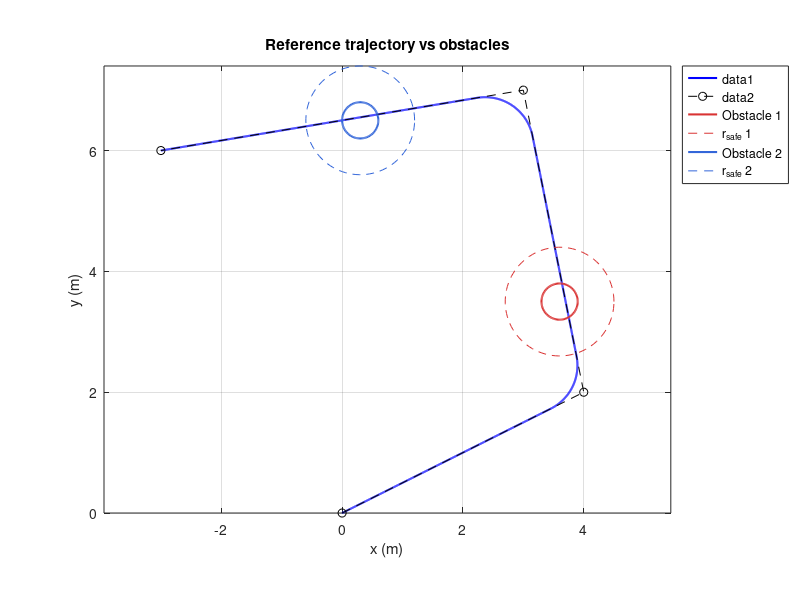

Here is the MATLAB script that generated this plot:
%% generate_trajMatrix.m
% Builds a smooth, dynamically feasible reference trajectory for the
% Pioneer 3DX model from the sparse waypoint list, in the same spirit as
% the parking model's trajMatrix (dense table, one row per sample).
%
%   trajMatrix = [t, x_d, y_d, theta_d, v_d, omega_d]      (N x 6)
%
% Construction:
%   1. Corners of the waypoint polyline are replaced by circular fillet
%      arcs of radius Rc  -> C1 path, bounded curvature (feasible for a
%      differential-drive robot).
%   2. A trapezoidal speed profile (accel aMax, cruise vCruise, decel to
%      zero at the end) parameterizes the path in time.
%   3. omega_d = v_d * kappa(s)  (zero on straights, v/Rc on arcs).
%
% Run this BEFORE simulating; it puts trajMatrix in the base workspace.
%
% NOTE: the reference trajectory below is generated purely from the
% waypoint polyline and does NOT itself route around obstacle 2 -- only
% the CLF-CBF-QP controller's CBF filter keeps the robot's actual path
% away from obstacle 2 at runtime. This plot is a visual sanity check to
% see how close the raw reference passes to each obstacle's safety
% boundary; if it cuts inside r_safe for a wide stretch, expect a longer
% CBF-driven detour there (as already happens for obstacle 1).

clear trajMatrix

% ---------------- User parameters ----------------
waypoints = [0 0; 4 2; 3 7; -3 6]

Rc      = 0.8;     % fillet radius (m). Must satisfy Rc >= vCruise/omegaMax
vCruise = 0.35;    % cruise speed (m/s)  (< vMax of the QP, for catch-up)
aMax    = 0.30;    % accel/decel (m/s^2)
dt      = 0.01;    % table sample time (s)
ds      = 0.005;   % path discretization (m)

% ---------------- Obstacle geometry (must match the controller) ----------
% [x_obs, y_obs, r_physical, r_safe]
obstacles = [ 3.6, 3.5, 0.30, 0.90 ;   % obstacle 1
              0.3, 6.5, 0.30, 0.90 ]; % obstacle 2

% ---------------- 1. Fillet the polyline ----------------
nW   = size(waypoints,1);
P    = {};                        % geometric primitives, in order
prevPt = waypoints(1,:);
for k = 2:nW-1
    A = waypoints(k-1,:); B = waypoints(k,:); C = waypoints(k+1,:);
    u1 = (B-A)/norm(B-A);  u2 = (C-B)/norm(C-B);
    cs = max(-1,min(1,u1*u2'));         % cos of turn angle
    Delta = acos(cs);                   % turn angle at this corner
    sgn   = sign(u1(1)*u2(2)-u1(2)*u2(1));   % +1 left, -1 right
    Tlen  = Rc*tan(Delta/2);            % tangent trim length
    % Guard: fillet must fit on both adjacent segments
    assert(Tlen < norm(B-A) && Tlen < norm(C-B), ...
        'Rc too large for corner %d — reduce Rc.', k);
    P1 = B - Tlen*u1;                   % arc entry point
    n1 = sgn*[-u1(2), u1(1)];           % normal toward turn center
    Ctr = P1 + Rc*n1;                   % arc center
    P{end+1} = struct('type','line','a',prevPt,'b',P1);            %#ok<SAGROW>
    a0 = atan2(P1(2)-Ctr(2), P1(1)-Ctr(1));
    P{end+1} = struct('type','arc','c',Ctr,'r',Rc, ...
                      'a0',a0,'da',sgn*Delta,'sgn',sgn);           %#ok<SAGROW>
    prevPt = B + Tlen*u2;               % arc exit point
end
P{end+1} = struct('type','line','a',prevPt,'b',waypoints(end,:));

% ---------------- 2. Sample path by arc length ----------------
xs = []; ys = []; th = []; ka = [];
for k = 1:numel(P)
    pk = P{k};
    if strcmp(pk.type,'line')
        Lseg = norm(pk.b-pk.a);
        m  = max(2, ceil(Lseg/ds));
        tt = linspace(0,1,m)';  if k>1, tt = tt(2:end); end
        xs = [xs; pk.a(1)+tt*(pk.b(1)-pk.a(1))];                   %#ok<AGROW>
        ys = [ys; pk.a(2)+tt*(pk.b(2)-pk.a(2))];                   %#ok<AGROW>
        hd = atan2(pk.b(2)-pk.a(2), pk.b(1)-pk.a(1));
        th = [th; hd*ones(numel(tt),1)];                           %#ok<AGROW>
        ka = [ka; zeros(numel(tt),1)];                             %#ok<AGROW>
    else
        Lseg = abs(pk.da)*pk.r;
        m  = max(2, ceil(Lseg/ds));
        aa = pk.a0 + linspace(0,pk.da,m)';  aa = aa(2:end);
        xs = [xs; pk.c(1)+pk.r*cos(aa)];                           %#ok<AGROW>
        ys = [ys; pk.c(2)+pk.r*sin(aa)];                           %#ok<AGROW>
        th = [th; aa + pk.sgn*pi/2];                               %#ok<AGROW>
        ka = [ka; (pk.sgn/pk.r)*ones(numel(aa),1)];                %#ok<AGROW>
    end
end
th   = unwrap(th);
s    = [0; cumsum(hypot(diff(xs),diff(ys)))];
Stot = s(end);

% ---------------- 3. Trapezoidal speed profile ----------------
sRamp = vCruise^2/(2*aMax);
if 2*sRamp > Stot                       % triangle profile fallback
    vPk = sqrt(aMax*Stot); tA = vPk/aMax; Ttot = 2*tA;
    sOfT = @(t) (t<=tA).*(0.5*aMax*t.^2) + ...
                (t> tA).*(Stot-0.5*aMax*max(Ttot-t,0).^2);
    vOfT = @(t) (t<=tA).*(aMax*t) + (t>tA).*(aMax*max(Ttot-t,0));
else
    tA = vCruise/aMax; sCr = Stot-2*sRamp; tCr = sCr/vCruise;
    Ttot = 2*tA + tCr;
    sOfT = @(t) (t<=tA).*(0.5*aMax*t.^2) + ...
                (t>tA & t<=tA+tCr).*(sRamp+vCruise*(t-tA)) + ...
                (t>tA+tCr).*(Stot-0.5*aMax*max(Ttot-t,0).^2);
    vOfT = @(t) (t<=tA).*(aMax*t) + (t>tA & t<=tA+tCr).*vCruise + ...
                (t>tA+tCr).*(aMax*max(Ttot-t,0));
end

% ---------------- 4. Assemble trajMatrix ----------------
tvec = (0:dt:Ttot)';
sq   = min(sOfT(tvec), Stot);
xd   = interp1(s, xs, sq);
yd   = interp1(s, ys, sq);
thd  = interp1(s, th, sq);
kq   = interp1(s, ka, sq);
vd   = vOfT(tvec);
wd   = vd.*kq;

trajMatrix = [tvec, xd, yd, thd, vd, wd];
assignin('base','trajMatrix',trajMatrix);

fprintf('trajMatrix: %d x 6, path length %.2f m, duration %.1f s\n', ...
        size(trajMatrix,1), Stot, Ttot);

% Report how close the RAW reference passes to each obstacle's safety
% boundary (informational only -- the CBF handles the actual avoidance).
for k = 1:size(obstacles,1)
    dObs = hypot(xs-obstacles(k,1), ys-obstacles(k,2));
    fprintf('  obstacle %d: closest raw-reference approach = %.3f m (r_safe = %.2f m)\n', ...
            k, min(dObs), obstacles(k,4));
end

%% ---------------- Quick visual check ----------------
figure; plot(xs,ys,'b','LineWidth',1.5); hold on; axis equal; grid on;
plot(waypoints(:,1),waypoints(:,2),'ko--');
phi = linspace(0,2*pi,100);

colors = {[0.85 0.2 0.2], [0.2 0.4 0.85]};   % obstacle 1 = red, obstacle 2 = blue
for k = 1:size(obstacles,1)
    xo = obstacles(k,1); yo = obstacles(k,2);
    rPhys = obstacles(k,3); rSafe = obstacles(k,4);
    plot(xo+rPhys*cos(phi), yo+rPhys*sin(phi), '-', 'Color', colors{k}, ...
         'LineWidth', 1.5, 'DisplayName', sprintf('Obstacle %d', k));
    plot(xo+rSafe*cos(phi), yo+rSafe*sin(phi), '--', 'Color', colors{k}, ...
         'DisplayName', sprintf('r_{safe} %d', k));
end
title('Reference trajectory vs obstacles'); xlabel('x (m)'); ylabel('y (m)');
legend('Location','bestoutside');
